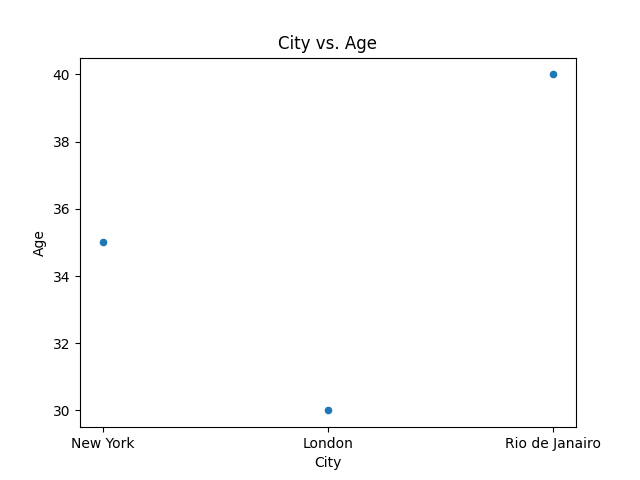

Write Python code to recreate this figure.
import matplotlib.pyplot as plt
import pandas as pd

data = {'Name': ['Alice', 'Bob', 'Charlie'],
        'Age': [35, 30, 40],
        'City': ['New York', 'London', 'Rio de Janairo']}
df = pd.DataFrame(data)

# Plotting a scatter plot of Age vs. City
df.plot(kind='scatter', x='City', y='Age')
plt.title('City vs. Age')
plt.show()
